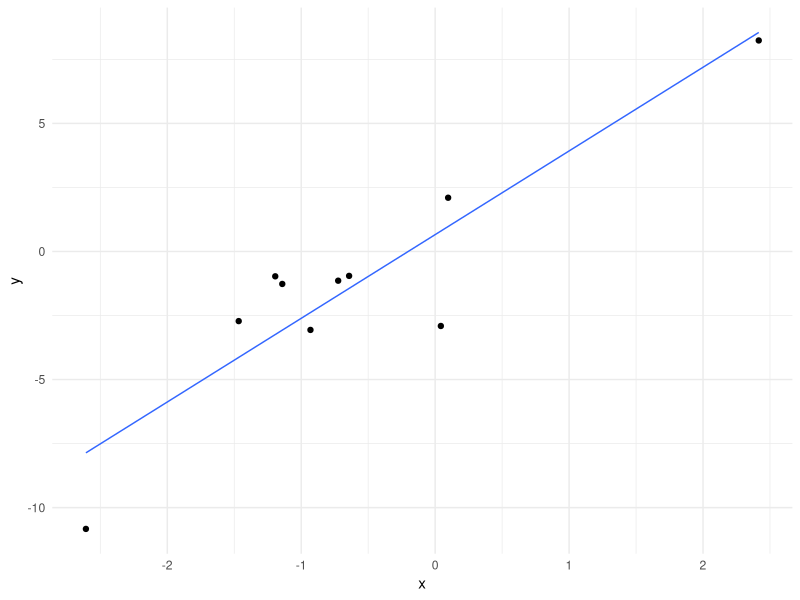
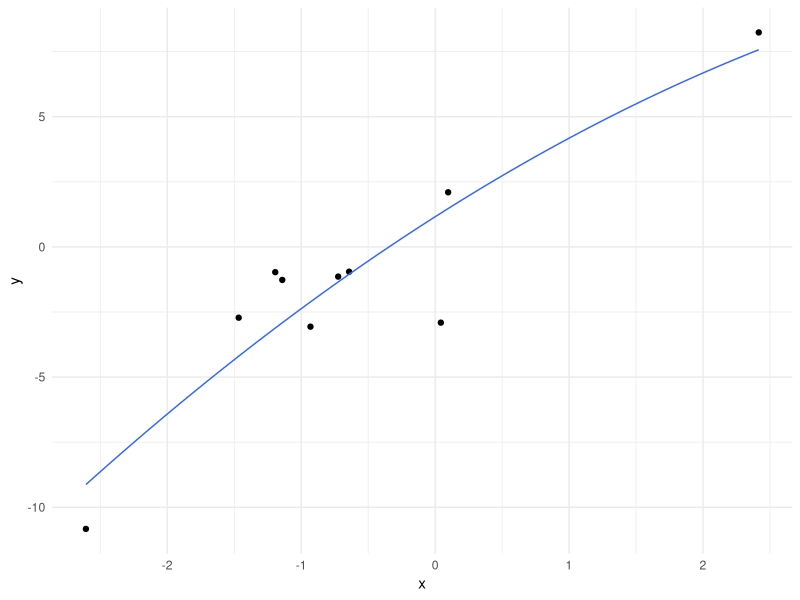
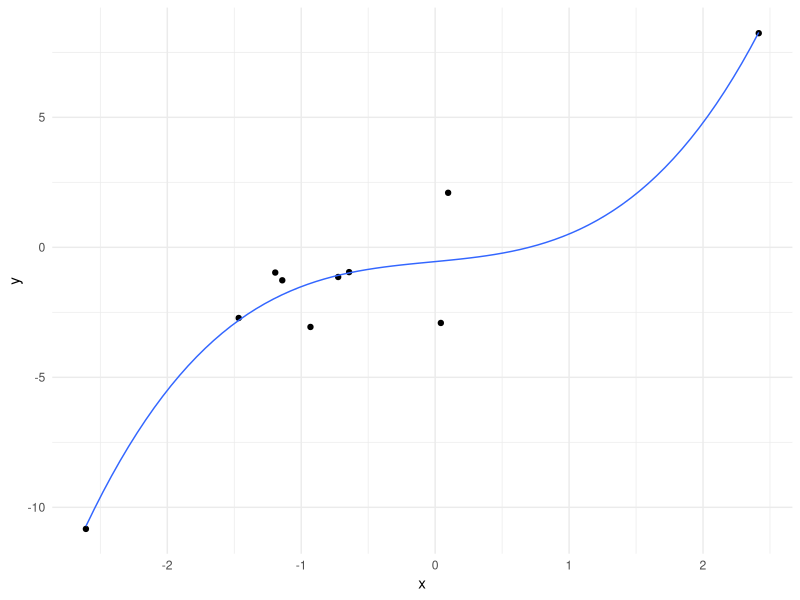
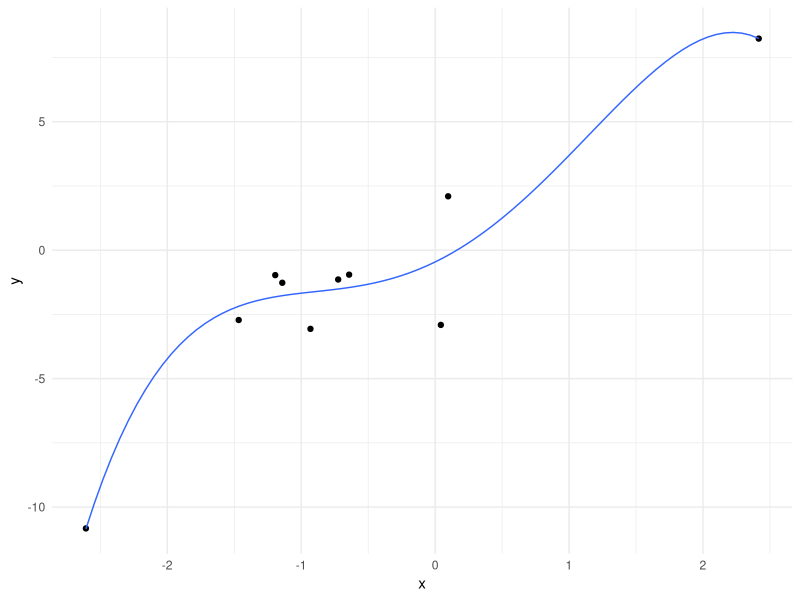
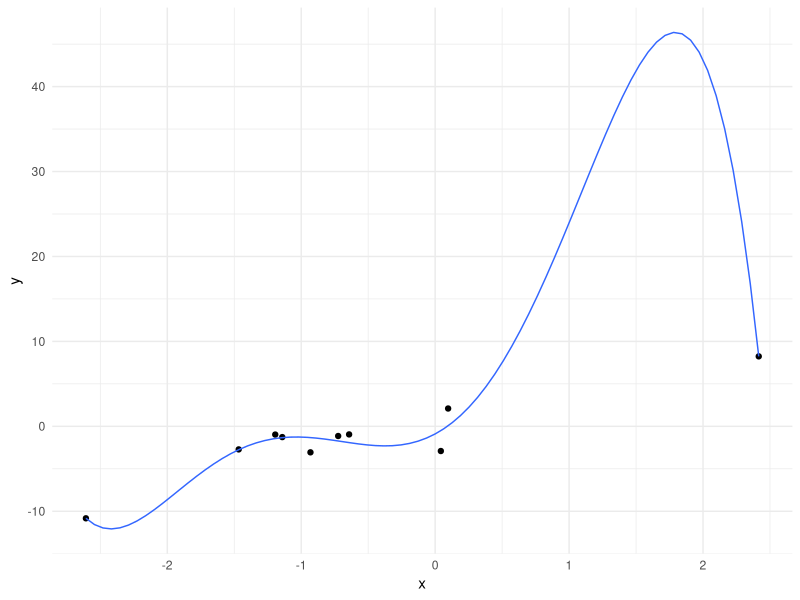
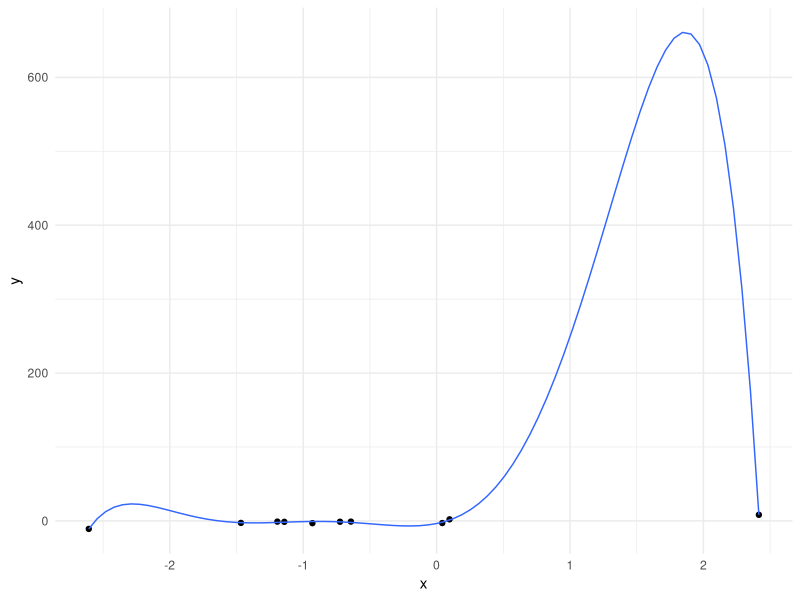
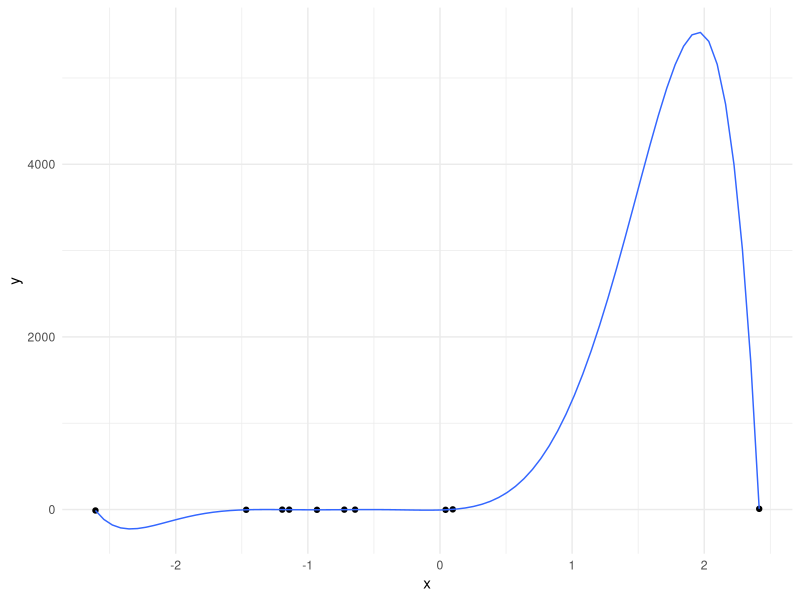
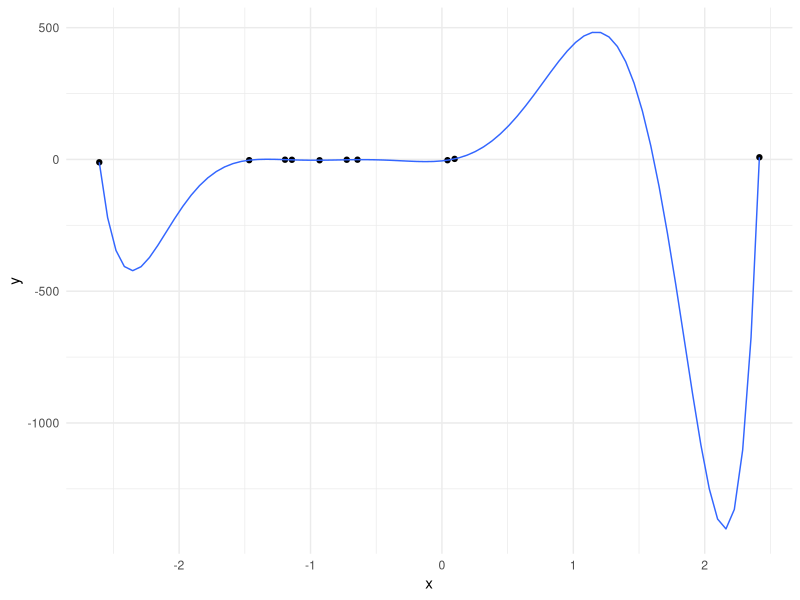

These figures' R source, in order:
## ---- chunk 1
knitr::opts_chunk$set(fig.width = 4, fig.height = 2.5,
                      fig.align = 'center', echo = FALSE,
                      warning = FALSE, message = FALSE)
library(tidyverse)
library(gridExtra)
library(purrr)
theme_set(theme_minimal())
## ---- chunk 2
n <- 10
x <- rnorm(n, 0, 2)
y <- rnorm(n, x + .4 * x^3, 1.5)
d <- tibble(x, y)

dnew <- tibble(x = runif(100, min(x), max(x))) %>%
  mutate(y = rnorm(100, x + .4 * x^3, 1.5))

d %>%
  ggplot(aes(x, y)) + 
  geom_point() + 
  geom_smooth(size = .5, method = "lm", se = FALSE)
## ---- chunk 3
d %>%
  ggplot(aes(x, y)) + 
  geom_point() + 
  geom_smooth(size = .5, method = "lm", se = FALSE, formula = y ~ poly(x, 2))
## ---- chunk 4
d %>%
  ggplot(aes(x, y)) + 
  geom_point() + 
  geom_smooth(size = .5, method = "lm", se = FALSE, formula = y ~ poly(x, 3))
## ---- chunk 5
d %>%
  ggplot(aes(x, y)) + 
  geom_point() + 
  geom_smooth(size = .5, method = "lm", se = FALSE, formula = y ~ poly(x, 4))
## ---- chunk 6
d %>%
  ggplot(aes(x, y)) + 
  geom_point() + 
  geom_smooth(size = .5, method = "lm", se = FALSE, formula = y ~ poly(x, 5))
## ---- chunk 7
d %>%
  ggplot(aes(x, y)) + 
  geom_point() + 
  geom_smooth(size = .5, method = "lm", se = FALSE, formula = y ~ poly(x, 6))
## ---- chunk 8
d %>%
  ggplot(aes(x, y)) + 
  geom_point() + 
  geom_smooth(size = .5, method = "lm", se = FALSE, formula = y ~ poly(x, 7))
## ---- chunk 9
d %>%
  ggplot(aes(x, y)) + 
  geom_point() + 
  geom_smooth(size = .5, method = "lm", se = FALSE, formula = y ~ poly(x, 8))
## ---- chunk 10
d %>%
  ggplot(aes(x, y)) + 
  geom_point() + 
  geom_smooth(size = .5, method = "lm", se = FALSE, formula = y ~ poly(x, 9))
## ---- chunk 11
d %>%
  ggplot(aes(x, y)) + 
  geom_point(alpha = .1) + 
  geom_smooth(size = .5, method = "lm", se = FALSE) + 
  geom_point(data = dnew, color = "purple")
## ---- chunk 12
d %>%
  ggplot(aes(x, y)) + 
  geom_point(alpha = .1) + 
  geom_smooth(size = .5, method = "lm", se = FALSE, formula = y ~ poly(x, 2)) + 
  geom_point(data = dnew, color = "purple")
## ---- chunk 13
d %>%
  ggplot(aes(x, y)) + 
  geom_point(alpha = .1) + 
  geom_smooth(size = .5, method = "lm", se = FALSE, formula = y ~ poly(x, 3)) + 
  geom_point(data = dnew, color = "purple")
## ---- chunk 14
d %>%
  ggplot(aes(x, y)) + 
  geom_point(alpha = .1) + 
  geom_smooth(size = .5, method = "lm", se = FALSE, formula = y ~ poly(x, 4)) + 
  geom_point(data = dnew, color = "purple")
## ---- chunk 15
d %>%
  ggplot(aes(x, y)) + 
  geom_point(alpha = .1) + 
  geom_smooth(size = .5, method = "lm", se = FALSE, formula = y ~ poly(x, 5)) + 
  geom_point(data = dnew, color = "purple")
## ---- chunk 16
d %>%
  ggplot(aes(x, y)) + 
  geom_point(alpha = .1) + 
  geom_smooth(size = .5, method = "lm", se = FALSE, formula = y ~ poly(x, 6)) + 
  geom_point(data = dnew, color = "purple")
## ---- chunk 17
d %>%
  ggplot(aes(x, y)) + 
  geom_point(alpha = .1) + 
  geom_smooth(size = .5, method = "lm", se = FALSE, formula = y ~ poly(x, 7)) + 
  geom_point(data = dnew, color = "purple")
## ---- chunk 18
d %>%
  ggplot(aes(x, y)) + 
  geom_point(alpha = .1) + 
  geom_smooth(size = .5, method = "lm", se = FALSE, formula = y ~ poly(x, 8)) + 
  geom_point(data = dnew, color = "purple")
## ---- chunk 19
d %>%
  ggplot(aes(x, y)) + 
  geom_point(alpha = .1) + 
  geom_smooth(size = .5, method = "lm", se = FALSE, formula = y ~ poly(x, 9)) + 
  geom_point(data = dnew, color = "purple")
## ---- chunk 20
d %>%
  ggplot(aes(x, y)) + 
  geom_point(alpha = .1) + 
  geom_smooth(size = .5, method = "lm", se = FALSE) + 
  geom_point(data = dnew, color = "purple")
## ---- chunk 21
# split into training and test sets
trees$train <- rep_len(c(0, 1), nrow(trees))
train <- subset(trees, train == 1)
test <- subset(trees, train == 0)


m1 <- lm(Volume ~ Girth, data = train)
m1dev <- -2 * logLik(m1)
train %>%
  ggplot(aes(Girth, Volume)) + 
  stat_smooth(method = "lm", formula = y ~ poly(x, 1), se = FALSE) + 
  geom_point() + 
  ggtitle(paste("Deviance:", round(m1dev, 3)))
## ---- chunk 22
# use an 8th degree polynomial
m <- lm(Volume ~ poly(Girth, 8), data = train)
mdev <- -2 * logLik(m)
train %>%
  ggplot(aes(Girth, Volume)) + 
  stat_smooth(method = "lm", formula = y ~ poly(x, 8), se = FALSE) + 
  geom_point() + 
  ggtitle(paste("Deviance:", round(mdev, 3)))
## ---- chunk 23
dev_plot <- function(degree) {
  m <- lm(Volume ~ poly(Girth, degree), data = train)
  train_dev <- -2 * logLik(m)
  xline <- data.frame(Girth = seq(min(trees$Girth), 
                                  max(trees$Girth), 
                                  length.out = 100))
  xline$Volume <- predict(m, xline)
  
  mu_test <- predict(m, test)
  test_ll <- sum(dnorm(train$Volume, mu_test, sigma(m), log = TRUE))
  test_dev <- -2 * test_ll
  
  p <- train %>%
    ggplot(aes(Girth, Volume)) + 
    geom_line(data = xline, color = "dodgerblue") + 
    geom_point() + 
    ggtitle(paste0("Training deviance: ", round(train_dev, 3), ";    ",
                  "Test deviance: ", round(test_dev, 3))) + 
    geom_point(data = test, color = "purple") + 
    theme(plot.title = element_text(size = rel(.8)))
  list(p, dev_df = tibble(Deviance = c(train_dev, test_dev), 
                          Sample = c("Training set", "Test set")))
}

dev_plot(1)[[1]]
# Check training deviance values
## ---- chunk 24
dev_plot(2)[[1]]
## ---- chunk 25
dev_plot(3)[[1]]
## ---- chunk 26
dev_plot(4)[[1]]
## ---- chunk 27
dev_plot(5)[[1]]
## ---- chunk 28
l <- list()
for (i in 1:5) {
  l[[i]] <- dev_plot(i)[[2]]
}

bind_rows(l, .id = "Polynomial degree") %>%
  ggplot(aes(`Polynomial degree`, Deviance, color = Sample)) + 
  geom_point() + 
  scale_y_log10() + 
  scale_color_manual(values = c("red", "blue"), "")
